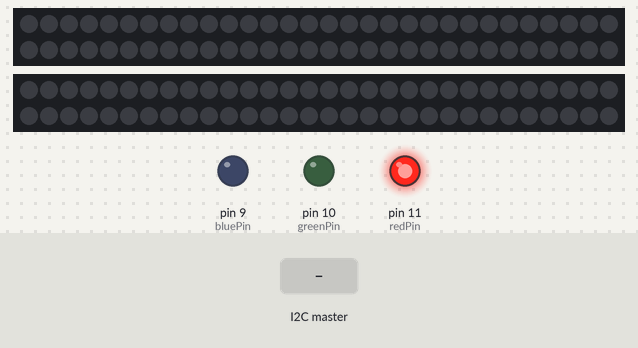
A sketch run on a simulated Arduino Uno, built with avr-gcc and run on an emulated ATmega328P. Shown: 2 × 60 RGB LEDs in strip order, left to right, continuing on the next row, output pins drawn as LEDs (lit = HIGH). Inputs (shaded band) come from the test bench. Random numbers use the default seed unless the sketch sets one.

Above: at 1.2 s.
1.3 s: the I2C master sends the byte 2
At 1.51 s:
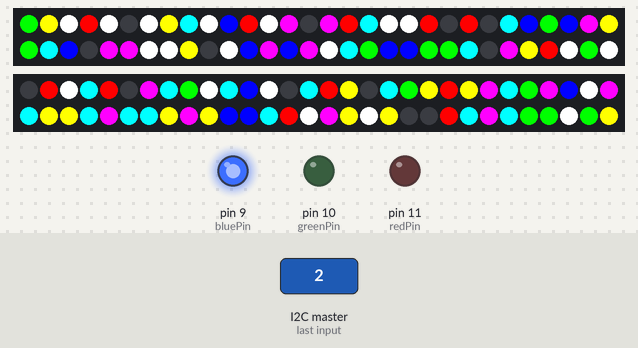
3.6 s: the I2C master sends the byte 1
At 3.94 s:
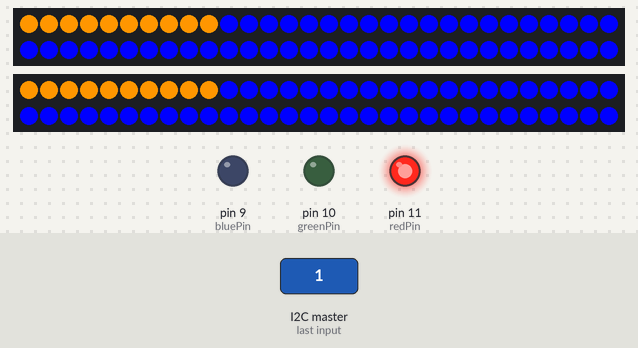
6.1 s: the I2C master sends the byte 2
At 6.62 s:
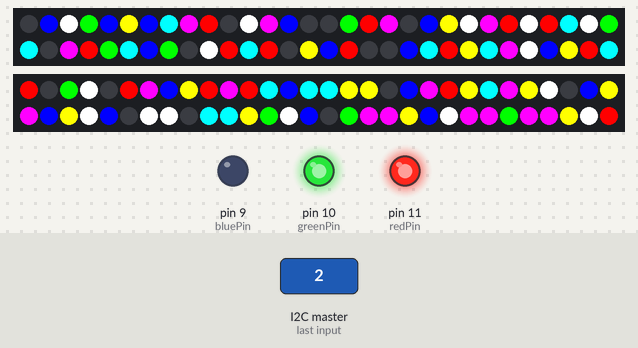
9.1 s: the I2C master sends the byte 1
At 9.59 s:
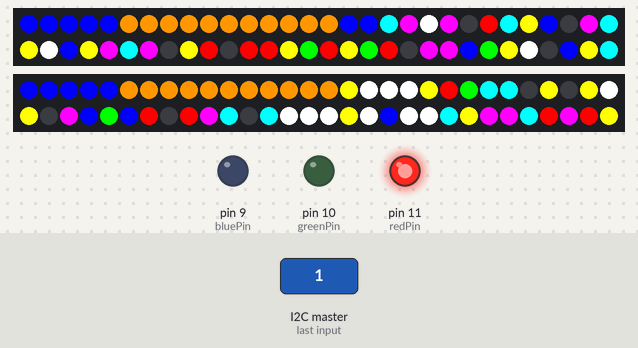
11.5 s: the I2C master sends the byte 0
At 12.7 s:
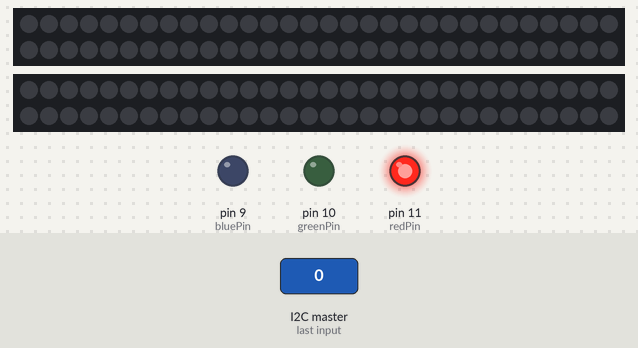
13.0 s: the I2C master sends the byte 2
At 44.96 s:
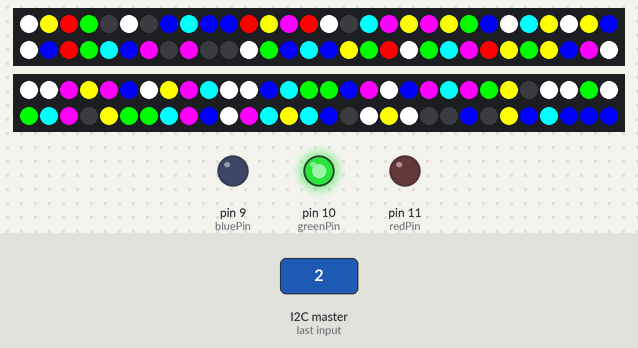
Timing chart, 0 to 47.6 s (numbered marks = the images above; inputs shaded):
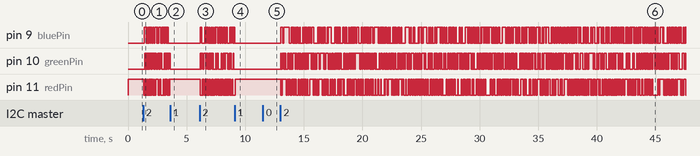

Measured:
- after the input at 1.3 s, the LEDs: change after 0.05 s (image 1)
- after the input at 13.0 s, the LEDs: first change after 0.05 s (image 6 shows a later state)

The sketch:

DaBling.ino
```cpp
#include <Adafruit_NeoPixel.h>
#include <Wire.h>

const int adressablePin1 = 12;
const int adressablePin2 = 13;
const int redPin = 11;
const int bluePin = 9;
const int greenPin = 10;
const int gndPin = 8;
const int length = 60;
int data[3];
int j = 0;
int disabledTimeout = 0;
boolean flag;
boolean allianceColor = false;//false is Red, true is Blue

Adafruit_NeoPixel strip = Adafruit_NeoPixel(length, adressablePin1, NEO_GRB + NEO_KHZ800);
Adafruit_NeoPixel strip2 = Adafruit_NeoPixel(length, adressablePin2, NEO_GRB + NEO_KHZ800);

void setup() {
  flag = true;
  pinMode(redPin, OUTPUT);
  pinMode(bluePin, OUTPUT);
  pinMode(greenPin, OUTPUT);
  pinMode(gndPin, OUTPUT);
  digitalWrite(gndPin, LOW);
  Wire.begin(4);
  Wire.onReceive(receiveEvent);
  strip.begin();
  strip2.begin();
  strip.show();
  strip2.show();
  randomSeed(analogRead(A0));
}

void loop() {
  if (data[2] == 0) {
    allianceColor = false;
  }
  else {
    allianceColor = true;
  }
  switch (data[0]) {
    case 0:
      setAll(0, 0, 0);
      if (allianceColor == true) {
        setGroundLights(0, 0, 255);
      }
      else {
        setGroundLights(255, 0, 0);
      }
      flag = true;
      break;
    case 1:
      if (allianceColor == true) {
        setGroundLights(0, 0, 255);
      }
      else {
        setGroundLights(255, 0, 0);
      }
      if (flag) {
        setAll(0, 0, 255);
      }
      for (int i = 0; i <= length; i++) {
        strip.setPixelColor(i, 255, 150, 0);
        strip2.setPixelColor(i, 255, 150, 0);
        if (i >= 1) {
          strip.setPixelColor(i - 11, 0, 0, 255);
          strip2.setPixelColor(i - 11, 0, 0, 255);
        }
        if (data[0] != 1) {
          break;
        }
        strip.show();
        strip2.show();
        delay(15);
      }
      flag = false;
      for (int i = 0; i <= length; i++) {
        strip.setPixelColor((length - 11) - i, 255, 150, 0);
        strip2.setPixelColor((length - 11) - i, 255, 150, 0);
        if (i <= 58) {
          strip.setPixelColor(length - i, 0, 0, 255);
          strip2.setPixelColor(length - i, 0, 0, 255);
        }
        if (data[0] != 1) {
          break;
        }
        strip.show();
        strip2.show();
        delay(15);
      }
      break;
    case 2:
      //Crazy Sequence
      for (int i = 0; i <= length; i++) {
        strip.setPixelColor(i, randColor());
        strip2.setPixelColor(i, randColor());
      }
      setGroundLights(random(0, 2) * 255, random(0, 2) * 255, random(0, 2) * 255);
      strip.show();
      strip2.show();
      break;
    case 3:
      //Blue and Gold
      if (allianceColor == true) {
        setGroundLights(0, 0, 255);
      }
      else {
        setGroundLights(255, 0, 0);
      }
      for (int i = 0; i <= length; i = i + 2) {
        strip.setPixelColor(i, 0, 0, 255);
        strip2.setPixelColor(i, 0, 0, 255);
      }
      for (int i = 1; i <= length; i = i + 2) {
        strip.setPixelColor(i, 255, 150, 0);
        strip2.setPixelColor(i, 255, 150, 0);
      }
      strip.show();
      strip2.show();
      break;
    case 4:
      //Disabled Sequence
      for (int i = 0; i <= 255; i++) {
        setAll(255 - i, 0, 0);
        setGroundLights(255 - i, 0, 0);
        if (data[0] != 4) {
          break;
        }
        delay(5);
      }
      for (int i = 0; i <= 255; i++) {
        setAll(i, 0, 0);
        setGroundLights(i, 0, 0);
        if (data[0] != 4) {
          break;
        }
      }
      delay(5);
      flag = true;
      break;
    case 5://Elevator Stuff
      if (allianceColor == true) {
        setGroundLights(0, 0, 255);
      }
      else {
        setGroundLights(255, 0, 0);
      }
      for (int i = 0; i <= data[1]; i++) {
        strip.setPixelColor(i, 255, 150, 0);
        strip2.setPixelColor(i, 255, 150, 0);
      }
      for (int i = length; i >= data[1]; i--) {
        strip.setPixelColor(i, 0, 0, 255);
        strip2.setPixelColor(i, 0, 0, 255);
      }
      strip.show();
      strip2.show();
      break;
    case 6:
      boolean once = true;
      if (once) {
        setAll(255, 150, 0);
        once = false;
      }
      for (int i = 0; i <= length; i++) {
        strip.setPixelColor(i, 0, 0, 255);
        strip2.setPixelColor(i, 0, 0, 255);
        strip.setPixelColor(60 - i, 0, 0, 255);
        strip2.setPixelColor(60 - i, 0, 0, 255);
        if (i >= 9) {
          strip.setPixelColor(i - 9, 255, 150, 0);
          strip2.setPixelColor(i - 9, 255, 150, 0);
        }
        if (data[0] != 5) {
          break;
        }
      }
      break;
  }
}
void setAll(int r, int g, int b) {
  for (int i = 0; i <= length; i++) {
    strip.setPixelColor(i, r, g, b);
    strip2.setPixelColor(i, r, g, b);
  }
  strip.show();
  strip2.show();
}
void setGroundLights(int r, int g, int b) {
  analogWrite(redPin, r);
  analogWrite(bluePin, b);
  analogWrite(greenPin, g);
}
uint32_t randBlueGold() {
  if (random(0, 2) == 0) {
    return strip.Color(0, 0, 255);
  }
  else {
    return strip.Color(255, 150, 0);
  }
}
uint32_t randColor() {
  return strip.Color(random(0, 2) * 255, random(0, 2) * 255, random(0, 2) * 255);
}
void receiveEvent(int howMany)
{
  j = 0;
  while (Wire.available() >= 1)
  {
    data[j] = Wire.read();
    j++;
  }
}
```
